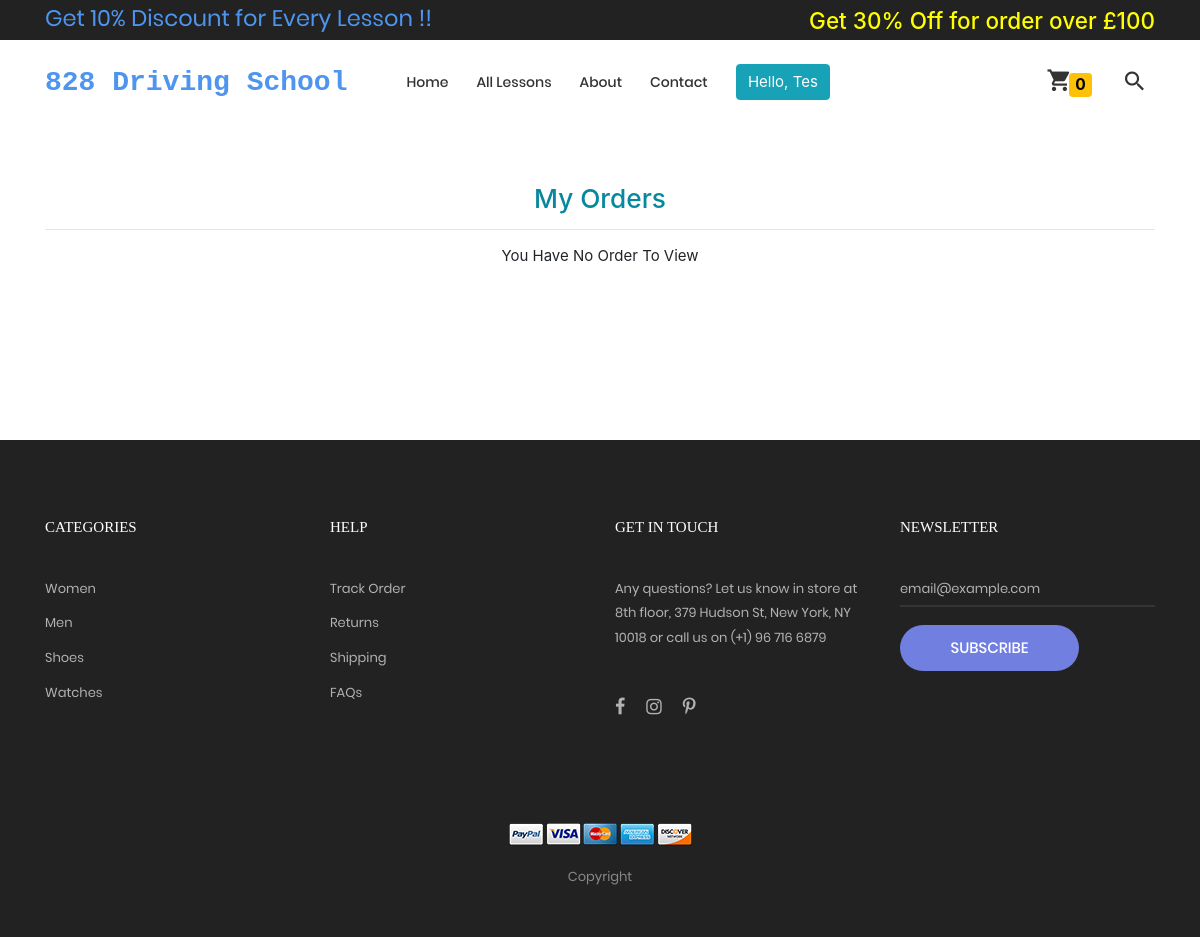
The app's page /order/my_orders (signed in), older data.
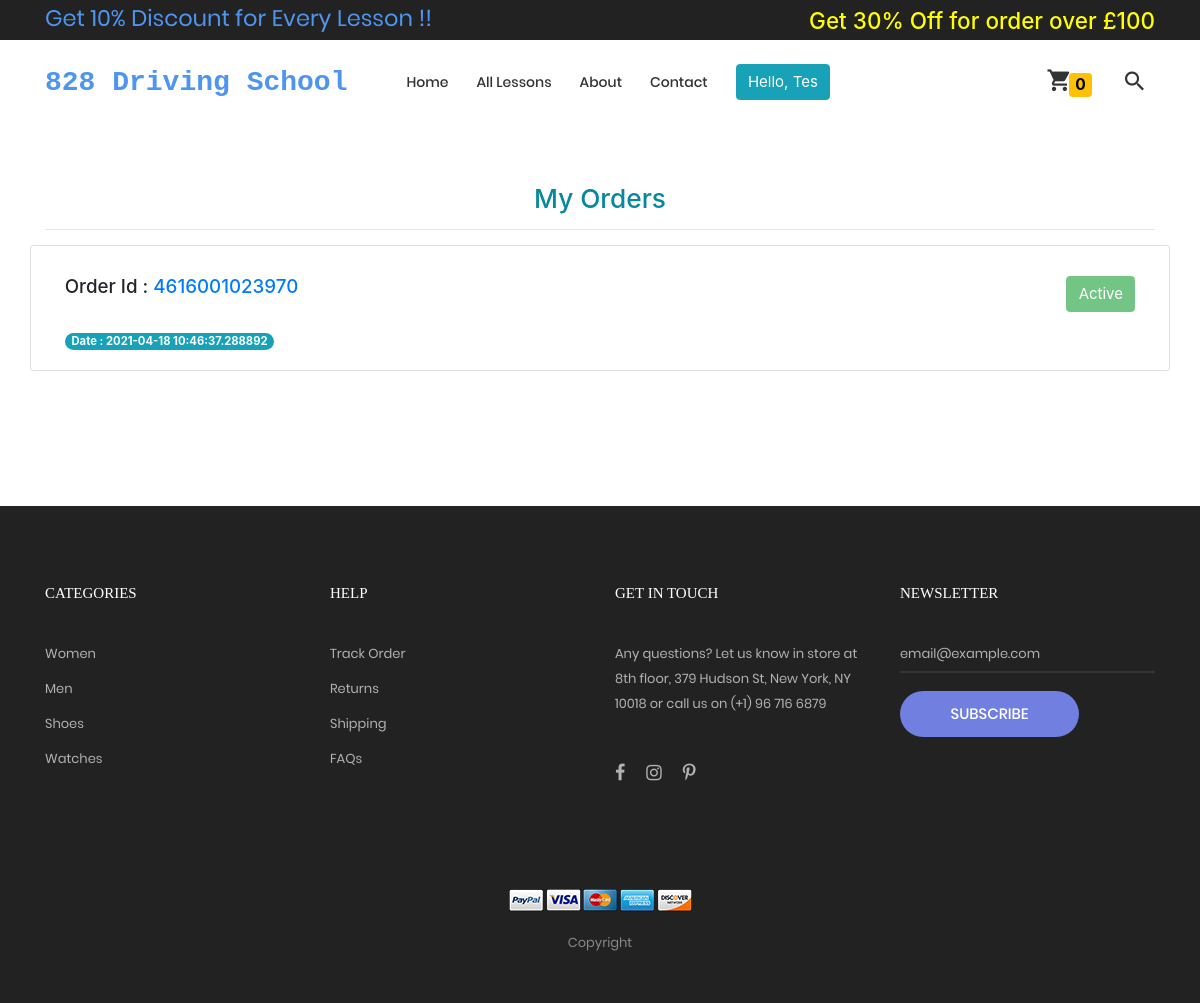
The same page, newer data.
### order/models.py (models this page shows, shortened)
class Order(models.Model):
    user = models.ForeignKey(User, on_delete=models.CASCADE)
    Lesson = models.ForeignKey(products, on_delete=models.CASCADE, blank=True, null=True)
    Instructor = models.ForeignKey(instructor_information, on_delete=models.CASCADE, blank=True, null=True)
    order_id = models.CharField(max_length=1000)
    Lesson_price = models.CharField(max_length=1000)
    first_name = models.CharField(max_length=1000)
    last_name = models.CharField(max_length=1000)
    email = models.CharField(max_length=1000)
    phone = models.CharField(max_length=100)
    address = models.CharField(max_length=1000)
    zip = models.CharField(max_length=1000)
    ordered = models.BooleanField(default=False)
    instructor_cancel_order = models.BooleanField(default=False)
    customer_cancel_order = models.BooleanField(default=False)
    order_date = models.CharField(max_length=1000)

### order/views.py (the view)
# urls.py: path('my_orders', views.my_orders, name='my_orders'),
def my_orders(request):
    user = request.user
    get_all_order = Order.objects.filter(user=user, ordered=True)
    context = {'get_all_order':get_all_order}
    return render(request, 'my_order.html', context)

### templates/my_order.html (shortened to what this page needs)
{% extends 'base.html' %}
{% block body %}
<div class="container">
	<h3>
		<p class="text-center" style="color:#07889E;">My Orders</p>
	</h3>
	<hr>
</div>
{% if get_all_order %}
{% for k in get_all_order %}
<div class="card container">
	<div class="card-body">
		{% if k.customer_cancel_order %}
		<button type="button" class="btn btn-danger float-right" data-toggle="modal" data-target="#exampleModal"
			disabled>
			You Cancelled
		</button>
		{% elif k.instructor_cancel_order %}
		<button type="button" class="btn btn-danger float-right" disabled>
			Instructor Cancelled
		</button>
		{% else %}
		<button type="button" class="btn btn-success float-right" disabled>
			Active
		</button>
		{% endif %}
		<h5>Order Id : <a href="{% url 'my_order_details' k.id %}">{{k.order_id}}</a> </h5>
		<span class="badge badge-info badge-pill">
			<h7>Date : {{k.order_date}}</h7>
		</span>
	</div>
</div>
<br />
{% endfor %}
{% else %}
<p class="text-center">You Have No Order To View</p>
{% endif %}
{% endblock %}

Row changes from the older to the newer data that the page shows:
added Order: customer_cancel_order "Active", order_id "4616001023970", order_date "2021-04-18 10:46:37.288892"
Text that changed along with them:
text no longer shown: "You Have No Order To View"
